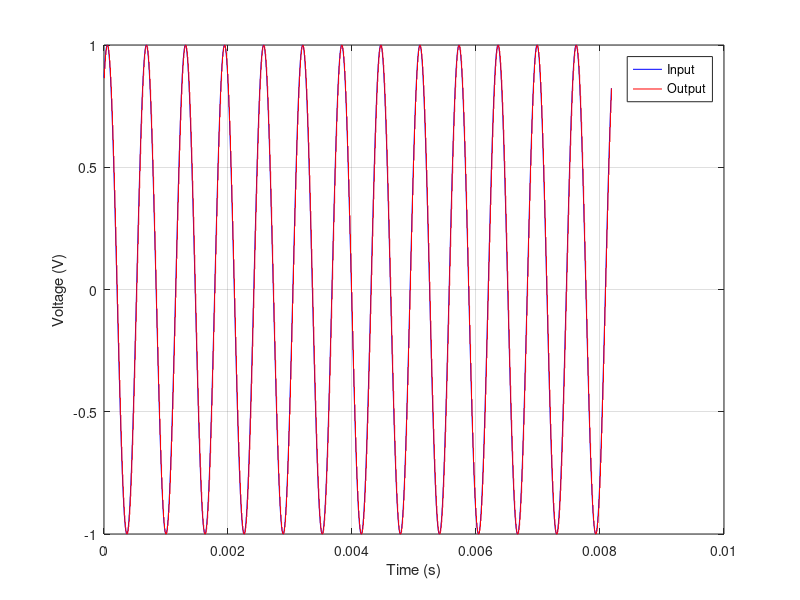
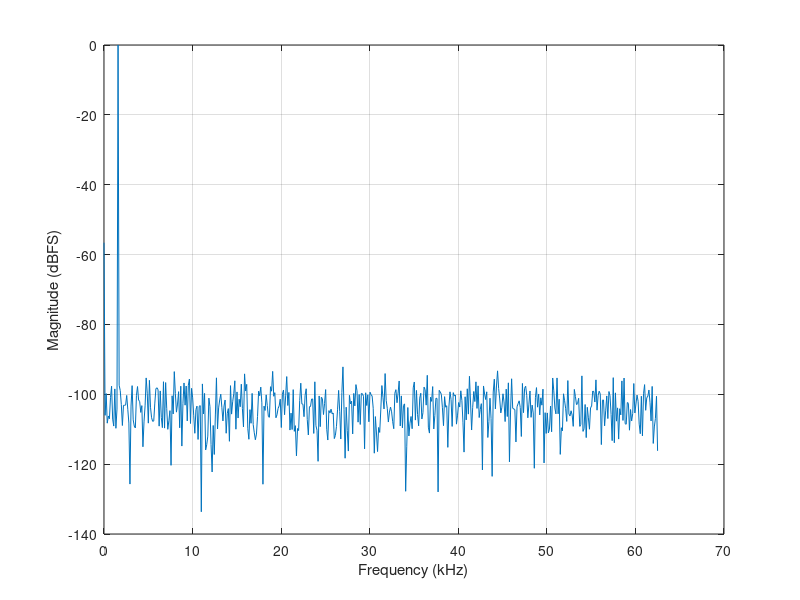

The MATLAB script that drew these images, in order:
clc;
clear;

%%%%%%%%%%%%%%%%%%%%%%%%%%%%%%%%%%%%%%%%%%%
%%%%%%%%%% 定义SAR ADC的基本参数 %%%%%%%%%%
%%%%%%%%%%%%%%%%%%%%%%%%%%%%%%%%%%%%%%%%%%%

OSR = 8;              % 过采样率
N   = 12;             % ADC resolution (bit)
fs  = 1e6/OSR;        % 采样频率 (Hz)
Vref = 1;             % 参考电压 (V)
Vos  = 0.5e-3;        % comparator offset (V)

%%%%%%%%%%%%%%%%%%%%%%%%%%%%%%%%%%%%%%%%%%%
%%%%%%%%%%%%%% 定义环境参数 %%%%%%%%%%%%%%%
%%%%%%%%%%%%%%%%%%%%%%%%%%%%%%%%%%%%%%%%%%%

k = 1.38e-23;
T = 300;
sigma_buffer = 200e-6;

%%%%%%%%%%%%%%%%%%%%%%%%%%%%%%%%%%%%%%%%%%%
%%%%%%%%%%% 定义CDAC的基本参数 %%%%%%%%%%%%
%%%%%%%%%%%%%%%%%%%%%%%%%%%%%%%%%%%%%%%%%%%

Cu = (1e-12)/(2^N);
C_arr_p = [2.^[N-1:-1:0],1] .* Cu;
C_arr_n = [2.^[N-1:-1:0],1] .* Cu;
C_tot_p = sum(C_arr_p);
C_tot_n = sum(C_arr_n);

sigma_v_p = sqrt(k*T / C_tot_p);
sigma_v_n = sqrt(k*T / C_tot_n);

%%%%%%%%%%%%%%%%%%%%%%%%%%%%%%%%%%%%%%%%%%%
%%%%%%%%%%%% 定义输入信号参数 %%%%%%%%%%%%%
%%%%%%%%%%%%%%%%%%%%%%%%%%%%%%%%%%%%%%%%%%%

num = 2^10;
Vfs = Vref;
fin = (13/num)*fs;
ts  = 1/fs;
t   = (0:num-1)' * ts;

Vin_p = Vref/2 + (Vfs/2)*sin(2*pi*fin*t + pi/3);
Vin_n = Vref/2 - (Vfs/2)*sin(2*pi*fin*t + pi/3);

%%%%%%%%%%%%%%%%%%%%%%%%%%%%%%%%%%%%%%%%%%%
%%%%%%%%% <<< NS-SAR ADD :  EF >>> %%%%%%%%
%%%%%%%%%%%%%%%%%%%%%%%%%%%%%%%%%%%%%%%%%%%

% -------- EF : FIR ----------
% H_EF(z) = (1 - z^-1)
b_ef = [1 -1];
a_ef = 1;

zi_ef  = zeros(length(b_ef)-1,1);
e_prev = 0;   % quantization error memory

%%%%%%%%%%%%%%%%%%%%%%%%%%%%%%%%%%%%%%%%%%%
%%%%%%%%%%%%%%% ADC工作过程 %%%%%%%%%%%%%%%
%%%%%%%%%%%%%%%%%%%%%%%%%%%%%%%%%%%%%%%%%%%

Dout_10 = zeros(num,1);

for i = 1:num

    code_osr = zeros(OSR,1);

    for m = 1:OSR

        % ===== 噪声 =====
        vn_p = sigma_v_p * randn;
        vn_n = sigma_v_n * randn;
        vn_buffer_p = sigma_buffer * randn;
        vn_buffer_n = sigma_buffer * randn;

        Vin_p_osr = Vin_p(i) + vn_p + vn_buffer_p;
        Vin_n_osr = Vin_n(i) + vn_n + vn_buffer_n;

        Vin_diff_osr = Vin_p_osr - Vin_n_osr;

        % ===== <<< EF : error path >>> =====
        [x_ef, zi_ef] = filter(b_ef, a_ef, e_prev, zi_ef);

        % ===== 量化器等效输入 =====
        Vin_eff = Vin_diff_osr-x_ef;

        % ===== SAR conversion =====
        V_p_bottom = zeros(1,N+1);
        V_n_bottom = Vref*ones(1,N+1);

        Dout_tmp = zeros(1,N);

        for j = 1:N
            V_p_bottom(j) = Vref;
            V_n_bottom(j) = 0;

            Vtop_p = (C_arr_p * V_p_bottom') / C_tot_p - Vin_eff/2;
            Vtop_n = (C_arr_n * V_n_bottom') / C_tot_n + Vin_eff/2;

            if (Vtop_p - Vtop_n + Vos) < 0
                Dout_tmp(j) = 1;
            else
                Dout_tmp(j) = 0;
                V_p_bottom(j) = 0;
                V_n_bottom(j) = Vref;
            end
        end

        code = Dout_tmp * 2.^[(N-1):-1:0]';
        code_osr(m) = code;

        % ===== 更新量化误差 =====
        Vq = (code/2^N - 0.5) * 2*Vref;
        e_prev = Vq-Vin_eff;

    end

    Dout_10(i) = mean(code_osr) / 2^N;
end

%%%%%%%%%%%%%%%%%%%%%%%%%%%%%%%%%%%%%%%%%%%
%%%%%%%%%%%%%%%% 后处理 %%%%%%%%%%%%%%%%%%%
%%%%%%%%%%%%%%%%%%%%%%%%%%%%%%%%%%%%%%%%%%%

Vin_diff  = Vin_p - Vin_n;
Vout_diff = (Dout_10 - 0.5) * (2*Vref);

%%%%%%%%%%%%%%%%%%%%%%%%%%%%%%%%%%%%%%%%%%%
%%%%%%%%%%%%%%%%%% 作图 %%%%%%%%%%%%%%%%%%%
%%%%%%%%%%%%%%%%%%%%%%%%%%%%%%%%%%%%%%%%%%%

figure;
plot(t, Vin_diff, 'b'); hold on;
stairs(t, Vout_diff, 'r');
grid on;
xlabel('Time (s)');
ylabel('Voltage (V)');
legend('Input','Output');

%%%%%%%%%%%%%%%%%%%%%%%%%%%%%%%%%%%%%%%%%%%
%%%%%%%%%%%%% 频域性能 %%%%%%%%%%%%%%%%%%%%
%%%%%%%%%%%%%%%%%%%%%%%%%%%%%%%%%%%%%%%%%%%

x = Vout_diff;

X = fft(x);

%X = X(1:num/2);
%P = abs(X).^2;
%f = (0:num/2-1)'*fs/num;

P2 = abs(X/num);
P1 = P2(1:num/2+1);
Ppow = P1.^2;
P1(2:end-1) = 2*P1(2:end-1);
f = fs/num*(0:(num/2));

k_sig = 14;
P_signal = sum(P1(k_sig-1:k_sig+1).^2);
P_noise  = sum(P1(2:end).^2) - P_signal;

SNR  = 10*log10(P_signal/P_noise);
ENOB = (SNR - 1.76)/6.02;

fprintf('SNR  = %.2f dB\n', SNR);
fprintf('ENOB = %.2f bits\n', ENOB);

figure;
plot(f/1e3,10*log10(Ppow / max(Ppow)));
xlabel('Frequency (kHz)');
grid on;
xlabel('Frequency (kHz)');
ylabel('Magnitude (dBFS)');